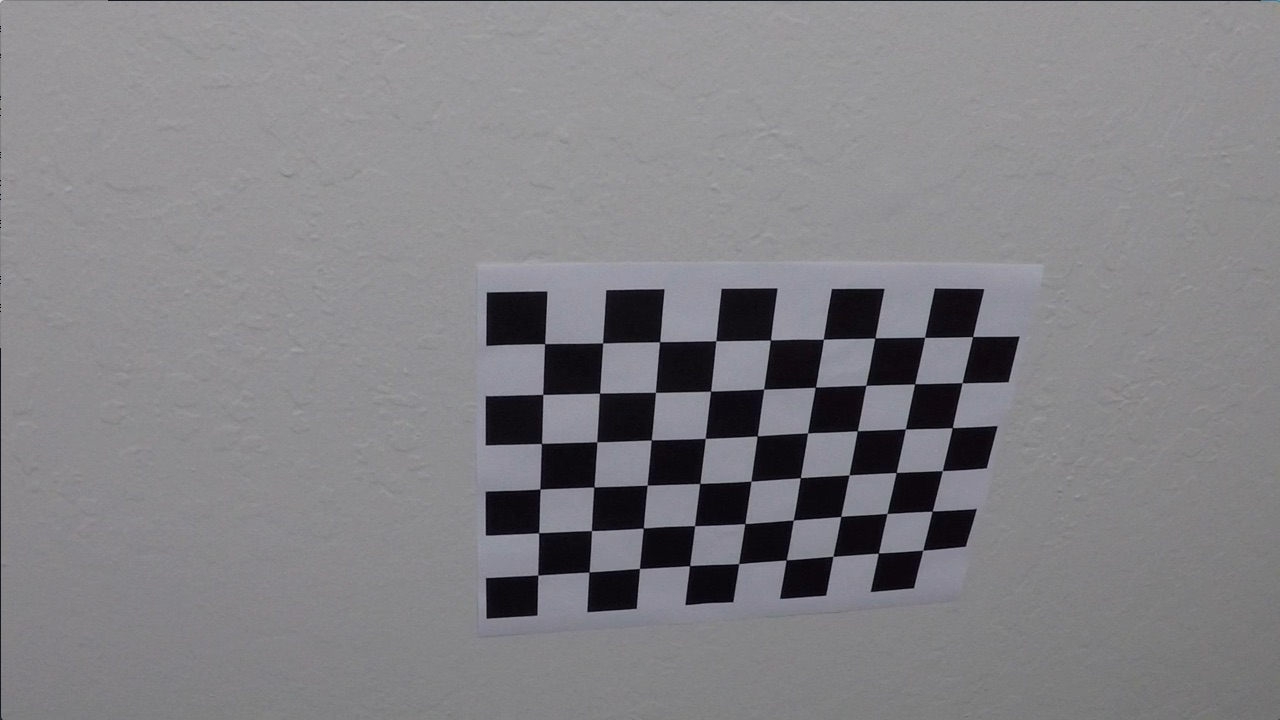
#> input picture CarND-Advanced-Lane-Lines/camera_cal/calibration10.jpg, 1280 x 720 px; its folder holds only this picture in this run
$ jupyter execute --allow-errors 'Advanced Lane Finding.ipynb'   (shell and % lines are left out)   (older library calls are emulated)
#> lines starting #> are read from the running program, lines starting #| are printed output that depends on the picture; after the words box and inside, x2 and y2 are one past the last pixel; in counts of white or black regions, pixels touching at a corner belong together
[cell 1]
import os
import glob
import cv2
import numpy as np
from sklearn.linear_model import Ridge
import matplotlib.pyplot as plt
import matplotlib.image as mpimg

[cell 2]
def caliberate_camera(lst_img_path, nx, ny):
#> called with nx = 9, ny = 6
    lst_objpoints = []
    lst_imgpoints = []
    objpoints = np.zeros((nx*ny, 3), dtype=np.float32)
    objpoints[:,:2] = np.mgrid[0:nx, 0:ny].T.reshape(-1,2)
    for img_path in lst_img_path:
        img = mpimg.imread(img_path)
#> img is the input picture: shape (720, 1280, 3); mean R, G, B 130.2, 129.4, 133.1
        img_size = (img.shape[1], img.shape[0])
#> img_size = (1280, 720)
        gray = cv2.cvtColor(img, cv2.COLOR_RGB2GRAY)
        ret, corners = cv2.findChessboardCorners(gray, (nx, ny), None)
#> ret = True; corners = 54 rows, first 8: [545.3, 343.1], [602.7, 342.8], [660.1, 341.3], [715.8, 340.7], [770.6, 340], [823.5, 339.2], [874.3, 338.5], [925.1, 337.4]
        if ret:
            lst_objpoints.append(objpoints)
            lst_imgpoints.append(corners)
    ret, mat, dist, rvecs, tvecs = cv2.calibrateCamera(lst_objpoints, lst_imgpoints, img_size, None, None)
#> ret = 0.68; mat = [[1143.7, 0, 681.7], [0, 1109.2, 367.7], [0, 0, 1]]; dist = [[-0.515, 2.99, -0.00876, 0.00937, 1.41]]; rvecs = ([0.451, -0.252, 0.0361],); tvecs = ([-2.31, -0.422, 19.12],)
    return ret, mat, dist

[cell 3]
lst_img_path = glob.glob("camera_cal/calibration*.jpg")
nx, ny = 9, 6
ret, mat, dist = caliberate_camera(lst_img_path, nx, ny)
#> ret = 0.68; dist = [[-0.515, 2.99, -0.00876, 0.00937, 1.41]]

def undistort(img_dist):
    return cv2.undistort(img_dist, mat, dist, None, mat)

[cell 4]
def test_calibration(img_dist):
    img_udist = undistort(img_dist)

    fig = plt.figure(figsize=(12, 24))

    fig.add_subplot(1, 2, 1)
    plt.imshow(img_dist)
    plt.title("Distorted")

    fig.add_subplot(1, 2, 2)
    plt.imshow(img_udist)
    plt.title("Un Distorted")

    plt.show();

#> (a cell that did not finish here is left out)

[cell 6]
img = mpimg.imread("test_images/test1.jpg")
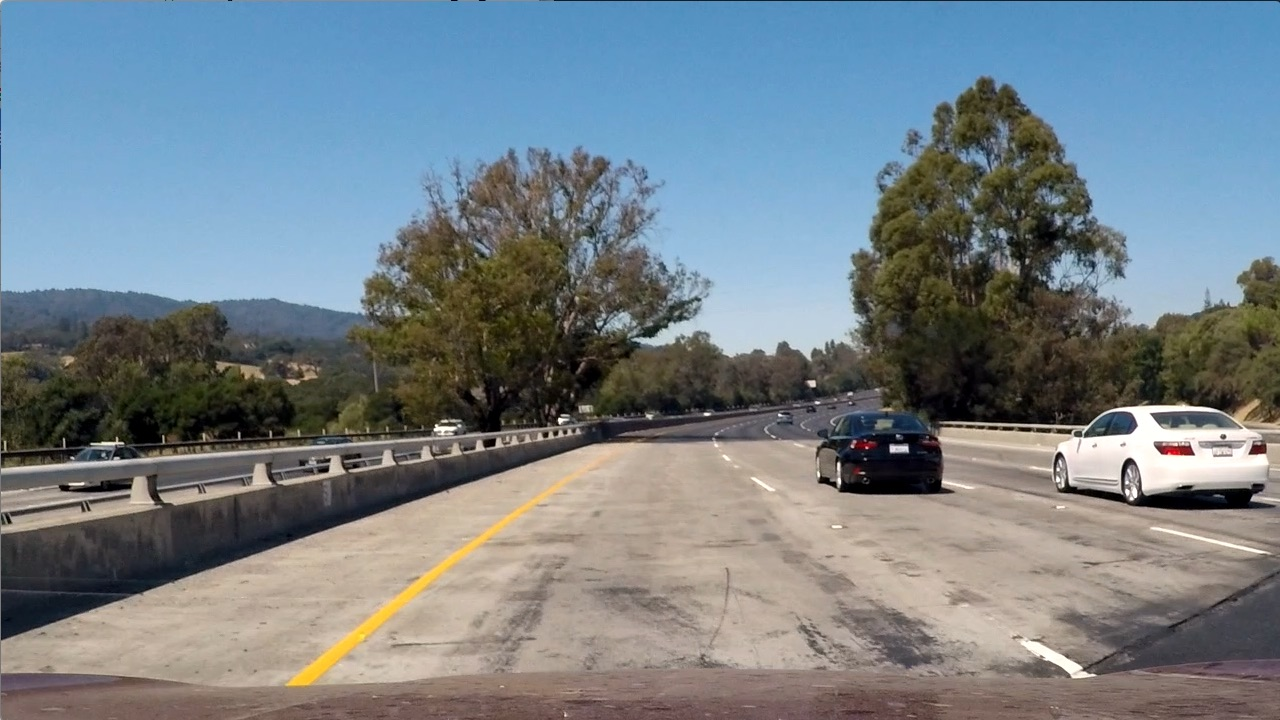
#> input picture CarND-Advanced-Lane-Lines/test_images/test1.jpg, 1280 x 720 px
#> img is the input picture: shape (720, 1280, 3); mean R, G, B 117.5, 128.7, 135.5
test_calibration(img)
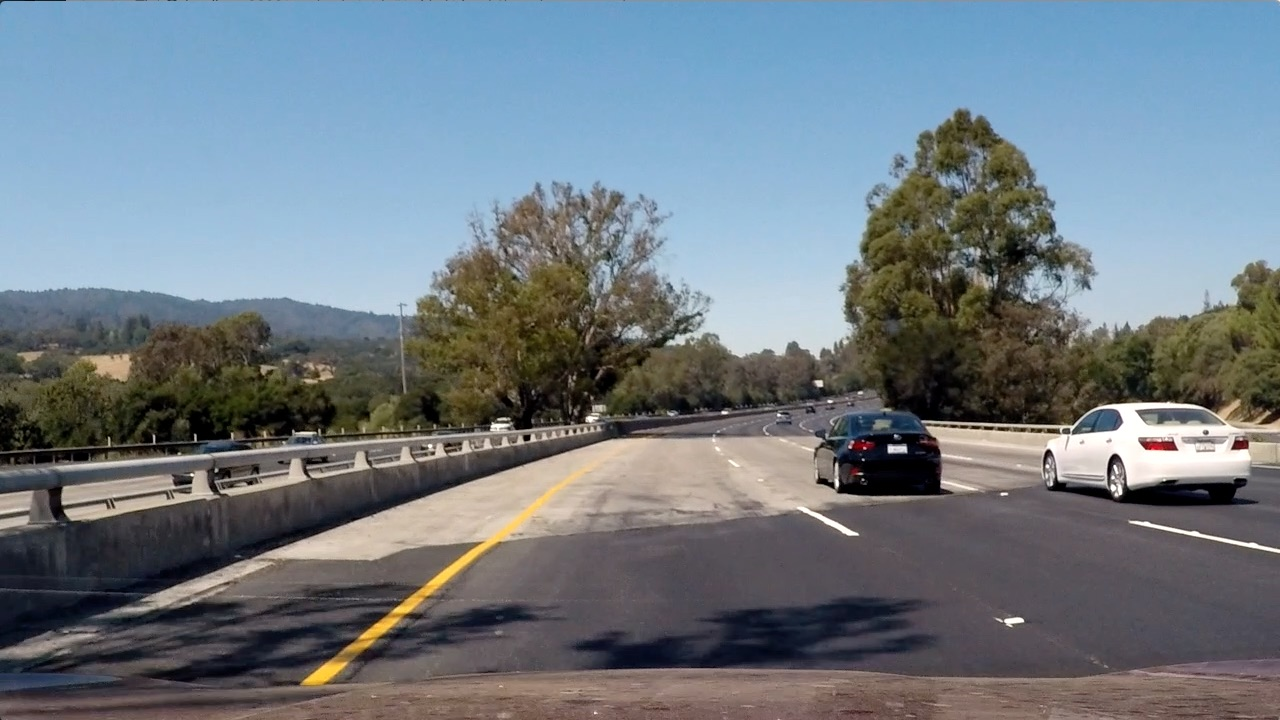
#> input picture CarND-Advanced-Lane-Lines/examples/test4.jpg, 1280 x 720 px
#> further down, img_dist is the input picture: shape (720, 1280, 3); mean R, G, B 112.2, 122.7, 130.9

[cell 7]
def abs_thresh(img, orient='x', sobel_kernel=3, thresh=(0, 255)):
#> called with orient = 'x', sobel_kernel = 31, thresh = (20, 40)
    gray = cv2.cvtColor(img, cv2.COLOR_RGB2GRAY)
    dx = 1 if orient=='x' else 0
    dy = 1 if orient=='y' else 0
    grad = cv2.Sobel(gray, cv2.CV_64F, dx, dy, None, ksize=sobel_kernel)
    scaled = np.uint8(255. * grad / grad.max())
    binary = np.zeros_like(scaled)
    binary[(scaled >= thresh[0]) & (scaled <= thresh[1])] = 1
    return binary

[cell 8]
def mag_thresh(img, sobel_kernel=3, thresh=(0, 255)):
#> called with sobel_kernel = 31, thresh = (40, 80)
    gray = cv2.cvtColor(img, cv2.COLOR_RGB2GRAY)
    gradx = cv2.Sobel(gray, cv2.CV_64F, 1, 0, None, ksize=sobel_kernel)
    grady = cv2.Sobel(gray, cv2.CV_64F, 0, 1, None, ksize=sobel_kernel)
    mag = np.sqrt(gradx**2 + grady**2)
    scaled = np.uint8(255. * mag / mag.max())
    binary = np.zeros_like(scaled)
    binary[(scaled >= thresh[0]) & (scaled <= thresh[1])] = 1
    return binary

[cell 9]
def dir_thresh(img, sobel_kernel=3, thresh=(0, np.pi/2)):
#> called with sobel_kernel = 1, thresh = (1.05, 1.31)
    gray = cv2.cvtColor(img, cv2.COLOR_RGB2GRAY)
    gradx = cv2.Sobel(gray, cv2.CV_64F, 1, 0, None, ksize=sobel_kernel)
    grady = cv2.Sobel(gray, cv2.CV_64F, 0, 1, None, ksize=sobel_kernel)
    abs_gradx = np.abs(gradx)
    abs_grady = np.abs(grady)
    dir = np.arctan2(abs_grady, abs_gradx)
    binary = np.zeros_like(dir, dtype=int)
    binary[(dir >= thresh[0]) & (dir <= thresh[1])] = 1
    return binary

[cell 10]
def hls_thresh(img, channel='S', thresh=(0, 255)):
#> called with channel = 'H', thresh = (0, 60)
    if channel == 'H':
        ichannel = 0
    elif channel == 'L':
        ichannel = 1
    else:
        ichannel = 2
    img_hls = cv2.cvtColor(img, cv2.COLOR_RGB2HLS)
#> img_hls: shape (720, 1280, 3); mean of channels 0, 1, 2 68.5, 104.5, 60.7
    img_mono = img_hls[:, :, ichannel]
    scaled = np.uint8(255. * img_mono / img_mono.max())
    binary = np.zeros_like(scaled)
    binary[(scaled >= thresh[0]) & (scaled <= thresh[1])] = 1
    return binary

[cell 11]
def gray_thresh(img, thresh=(0, 255)):
    img_gray = cv2.cvtColor(img, cv2.COLOR_RGB2GRAY)
    scaled = np.uint8(255. * img_gray / img_gray.max())
    binary = np.zeros_like(scaled)
    binary[(scaled >= thresh[0]) & (scaled <= thresh[1])] = 1
    return binary

[cell 12]
img_dist = mpimg.imread("examples/test4.jpg")
img = undistort(img_dist)

fig = plt.figure(figsize=(48, 24))

fig.add_subplot(4, 2, 1)
plt.imshow(abs_thresh(img, sobel_kernel=31, orient='x', thresh=(20, 40)), cmap='gray')
plt.title('X-gradient')

fig.add_subplot(4, 2, 2)
plt.imshow(abs_thresh(img, sobel_kernel=31, orient='y', thresh=(40, 80)), cmap='gray')
plt.title('Y-gradient')

fig.add_subplot(4, 2, 3)
plt.imshow(mag_thresh(img, sobel_kernel=31, thresh=(40, 80)), cmap='gray')
plt.title('Gradient magnitude')

fig.add_subplot(4, 2, 4)
plt.imshow(dir_thresh(img, sobel_kernel=1, thresh=(4*np.pi/12, 5*np.pi/12)), cmap='gray')
plt.title('Gradient direction')

fig.add_subplot(4, 2, 5)
plt.imshow(hls_thresh(img, channel='H', thresh=(0, 60)), cmap='gray')
plt.title('Hue')

fig.add_subplot(4, 2, 6)
plt.imshow(~hls_thresh(img, channel='S', thresh=(0, 80)), cmap='gray')
plt.title('Saturation')

fig.add_subplot(4, 2, 7)
plt.imshow(gray_thresh(img, thresh=(200, 255)), cmap='gray')
plt.title('White')

fig.add_subplot(4, 2, 8)
plt.imshow(img)
plt.title('Original')

plt.tight_layout()

plt.show()

[cell 13]
def binary_grad_filter(img):
    binary_gradx = abs_thresh(img, sobel_kernel=31, orient='x', thresh=(20, 40))
#> binary_gradx: shape (720, 1280); values 0 (black) and 1 (white), 4% white; 608 white regions (266 under 20 px), largest, box (x1, y1, x2, y2) and area: (133, 438, 613, 602) 2079, (87, 7, 356, 153) 1287, (982, 113, 1101, 293) 1218
    binary_grady = abs_thresh(img, sobel_kernel=31, orient='y', thresh=(40, 80))
#> binary_grady: shape (720, 1280); values 0 (black) and 1 (white), 3.1% white; 343 white regions (173 under 20 px), largest, box (x1, y1, x2, y2) and area: (136, 433, 824, 598) 2381, (557, 667, 907, 683) 1601, (911, 649, 1151, 685) 1156
    binary_mag = mag_thresh(img, sobel_kernel=31, thresh=(40, 80))
#> binary_mag: shape (720, 1280); values 0 (black) and 1 (white), 9.4% white; 476 white regions (265 under 20 px), largest, box (x1, y1, x2, y2) and area: (89, 2, 1242, 719) 32170, (69, 368, 739, 535) 10811, (67, 1, 475, 418) 5012
    binary_dir = dir_thresh(img, sobel_kernel=1, thresh=(5*np.pi/12, 5*np.pi/12))
#> binary_dir: shape (720, 1280) int64; every value is 0
    binary_grad_filtered = binary_mag #(binary_grady | binary_gradx)# & binary_dir
    return binary_gradx

[cell 14]
img_dist = mpimg.imread("examples/test4.jpg")
img = undistort(img_dist)

binary_grad_filtered = binary_grad_filter(img)
img_grad_filtered = np.uint8(255 * binary_grad_filtered)
plt.imshow(img_grad_filtered, cmap='gray');

[cell 15]
def binary_channel_filter(img):
    binary_H = hls_thresh(img, channel='H', thresh=(25, 30))
#> binary_H: shape (720, 1280); values 0 (black) and 1 (white), 4% white; 1106 white regions (973 under 20 px), largest, box (x1, y1, x2, y2) and area: (299, 465, 587, 689) 4321, (1021, 310, 1104, 447) 3474, (501, 279, 632, 382) 2645
    binary_S = ~hls_thresh(img, channel='S', thresh=(0, 25))
#> binary_S: shape (720, 1280); values 254 (black) and 255 (white), 62.4% white; 521 black regions (451 under 20 px), largest, box (x1, y1, x2, y2) and area: (0, 0, 1280, 720) 337564, (1131, 405, 1197, 426) 811, (275, 640, 320, 659) 525
    binary_gray = gray_thresh(img,  thresh=(200, 255))
#> binary_gray: shape (720, 1280); values 0 (black) and 1 (white), 3.8% white; 292 white regions (236 under 20 px), largest, box (x1, y1, x2, y2) and area: (669, 264, 853, 359) 11807, (940, 403, 1236, 486) 7781, (180, 278, 423, 314) 4234
    binary_channel_filtered = ((binary_H & binary_S) | binary_gray)
#> binary_channel_filtered: shape (720, 1280); values 0 (black) and 1 (white), 7% white; 875 white regions (729 under 20 px), largest, box (x1, y1, x2, y2) and area: (931, 326, 1237, 486) 12781, (669, 264, 853, 359) 11807, (300, 439, 646, 689) 6907
    return binary_channel_filtered

[cell 16]
img_dist = mpimg.imread("examples/test4.jpg")
img = undistort(img_dist)

binary_channel_filtered = binary_channel_filter(img)
img_binary_channel_filtered = np.uint8(255 * binary_channel_filtered)
plt.imshow(img_binary_channel_filtered, cmap='gray');

[cell 17]
def filter(img):
    img_binary_grad_filtered = binary_grad_filter(img)
    img_binary_channel_filtered = binary_channel_filter(img)
    mask = np.ones_like(img_binary_channel_filtered)
    mask[600:720,550:850] = 0
    img_binary_filtered = np.uint8(255 * ((img_binary_grad_filtered | img_binary_channel_filtered) & mask))
#> img_binary_filtered: shape (720, 1280); 10.4% white; 942 white regions (662 under 20 px), largest, box (x1, y1, x2, y2) and area: (914, 113, 1238, 501) 19194, (649, 264, 853, 415) 14670, (133, 437, 646, 689) 10188
    return img_binary_filtered

[cell 18]
img_dist = mpimg.imread("examples/test4.jpg")
img = undistort(img_dist)
img_binary_filtered = filter(img)

fig = plt.figure(figsize=(16, 32))

fig.add_subplot(1, 2, 1)
plt.imshow(img)
plt.title('Original')

fig.add_subplot(1, 2, 2)
plt.imshow(img_binary_filtered, cmap='gray')
plt.title('Binary Filtered')

plt.show()

[cell 19]
src = np.array([(100,720), (580,450), (700,450), (1180,720)], np.float32)
dst = np.array([(80,720), (80,0), (1200,0), (1200,720)], np.float32)
M = cv2.getPerspectiveTransform(src, dst)
Minv = cv2.getPerspectiveTransform(dst, src)

def warp(img):
    return cv2.warpPerspective(img, M, (img.shape[1], img.shape[0]), cv2.INTER_LINEAR)

def unwarp(img_warped):
    return cv2.warpPerspective(img_warped, Minv, (img.shape[1], img.shape[0]))

[cell 20]
img_dist = mpimg.imread("test_images/straight_lines1.jpg")
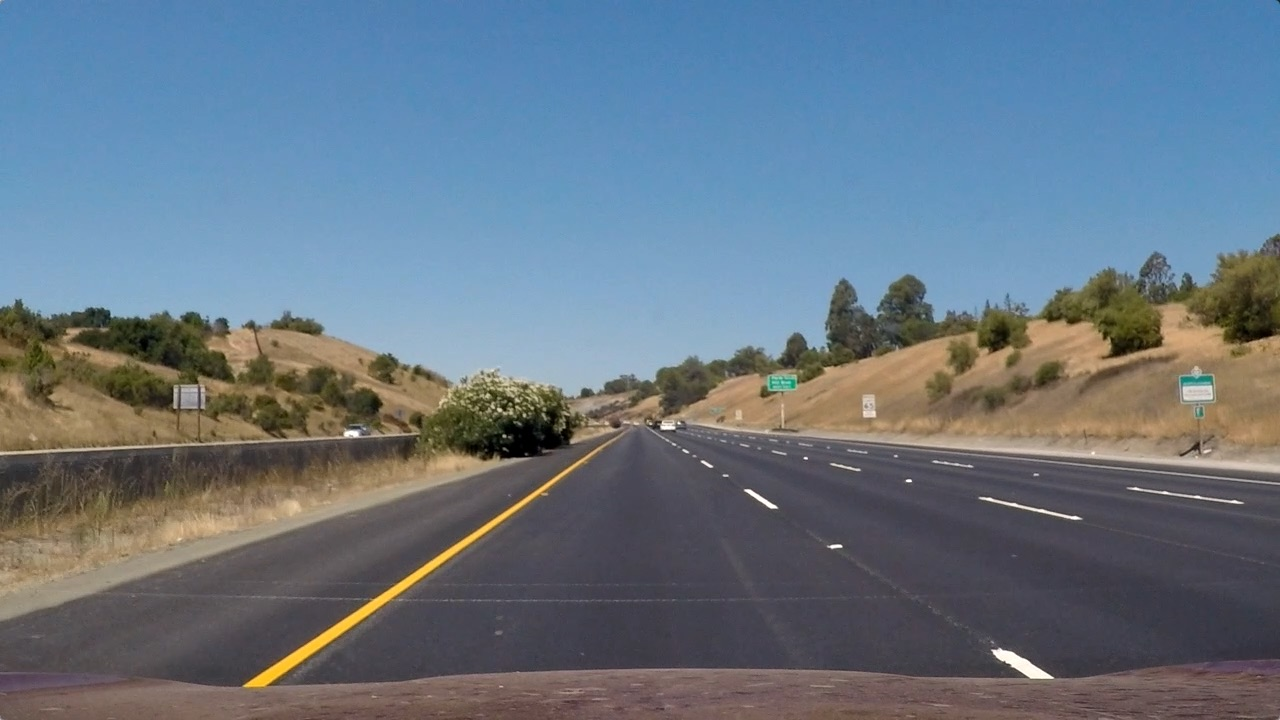
#> input picture CarND-Advanced-Lane-Lines/test_images/straight_lines1.jpg, 1280 x 720 px
#> img_dist is the input picture: shape (720, 1280, 3); mean R, G, B 103.2, 117.7, 131.2
img = undistort(img_dist)

fig = plt.figure(figsize=(16, 32))

fig.add_subplot(1, 2, 1)
cv2.polylines(img, np.int32([src]), True, (255,0,0), 4)
#> img: shape (720, 1280, 3); mean R, G, B 90.9, 101.3, 113
plt.imshow(img)
plt.title("Undistorted image with source points drawn")

fig.add_subplot(1, 2, 2)
img_warped = warp(img)
#> in warp, `return cv2.warpPerspective(img, M, (img.shape[1], img.shape[0]), cv2.I..`:
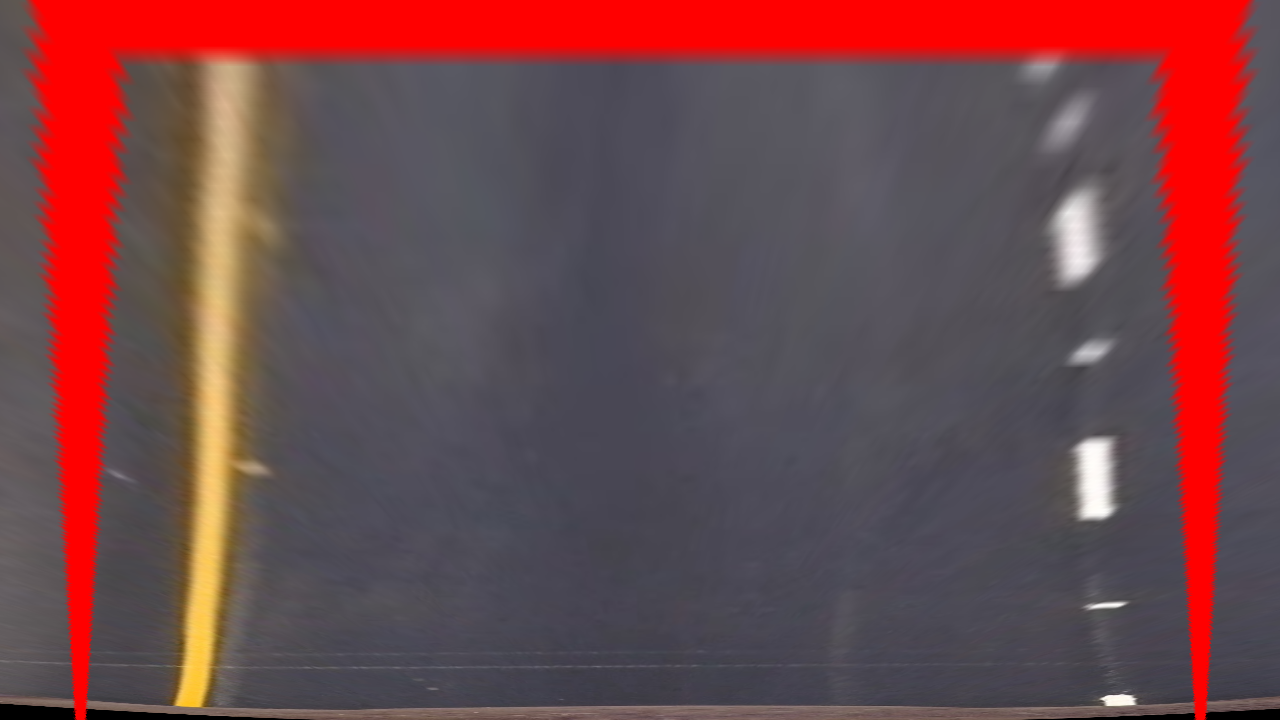
#> returned value: shape (720, 1280, 3); mean of channels 0, 1, 2 112.7, 71.4, 74.9; drawn as R, G, B
plt.imshow(img_warped)
plt.title("Warped result with dest points drawn")

plt.show();

[cell 21]
# [19 lines left out: functions fit_polynomial, pred_polynomial, not called in this run]

def fit_pred_polynomial(fitX, fitY, predY):
    coeff = fit_polynomial(fitX, fitY)
    return coeff, pred_polynomial(predY, coeff)

[cell 22]
class Line():
    def __init__(self, thresh_min_samples=100, margin=50, gamma=0.1):
        self.detected = False
        self.undetected_count = 0
        self.thresh_min_samples = thresh_min_samples
        self.margin = margin
        self.gamma = gamma
        self._coeff = None
        self.default_coeff = np.array([1.0,1.0,0.0])
        self.detected = False

    # [11 lines left out: function fit, not called in this run]

    def pred(self, predY):
        predX = pred_polynomial(predY, self._coeff)
        return predX

    # [93 lines left out: functions find_lane_pixels, _find_lane_pixels, _img_lookup_margin, not called in this run]

#> (a cell that did not finish here is left out)

[cell 24]
ym_per_pix = 30./720 # meters per pixel in y dimension
#> ym_per_pix = 0.0417
xm_per_pix = 3.7/700 # meters per pixel in x dimension

# [5 lines left out: function rad_curv, not called in this run]

[cell 25]
# https://stackoverflow.com/questions/16615662/how-to-write-text-on-a-image-in-windows-using-python-opencv2

font = cv2.FONT_HERSHEY_SIMPLEX
topCenterCorner = (80,80)
topCenterCorner_nxtline = (80,160)
fontScale = 1.5
fontColor = (255,255,255)
lineType = 2

# [5 lines left out: function caption, not called in this run]

[cell 26]
line_left = Line()
line_right = Line()

#> (the rest of this cell did not finish here and is left out)

#> (a cell that did not finish here is left out)

    line_right = Line()
